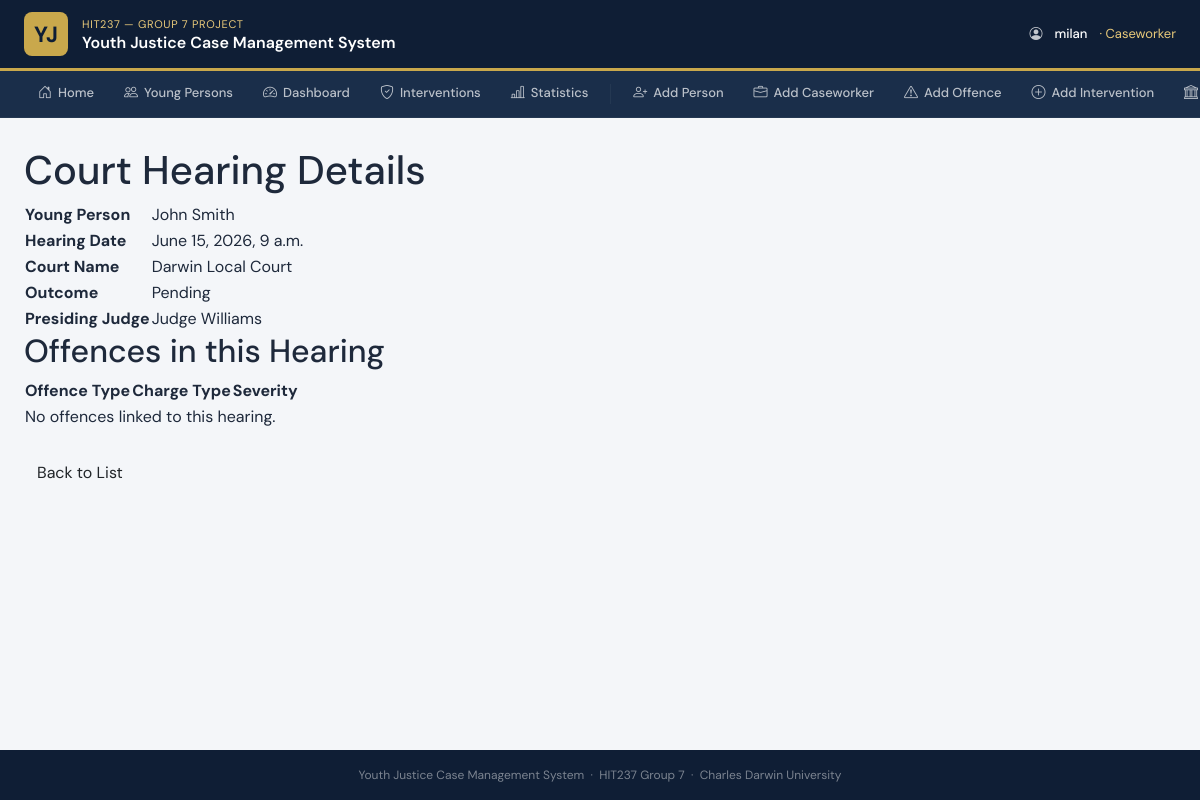
Screenshot of /courthearing/1/ (signed in) with the database file from the repository.
### accounts/models.py (models this page shows, shortened)
class CustomUser(AbstractUser):
    ROLE_CHOICES = [
        ('admin', 'Admin'),
        ('caseworker', 'Caseworker'),
    ]
    role = models.CharField(
        max_length=20,
        choices=ROLE_CHOICES,
        default='caseworker'
    )

### justice/models.py (models this page shows, shortened)
class CourtHearing(models.Model):
    young_person = models.ForeignKey(
        YoungPerson, on_delete=models.CASCADE, related_name='hearings')
    hearing_date = models.DateTimeField()
    court_name = models.CharField(max_length=200)
    outcome = models.CharField(max_length=200)
    presiding_judge = models.CharField(max_length=100)
    offences = models.ManyToManyField(
        Offence, through='HearingOffence', blank=True)

class YoungPerson(models.Model):
    RISK_CHOICES = [
        ('low', 'Low'),
        ('medium', 'Medium'),
        ('high', 'High'),
    ]
    first_name = models.CharField(max_length=100)
    last_name = models.CharField(max_length=100)
    date_of_birth = models.DateField()
    gender = models.CharField(max_length=20)
    postcode = models.CharField(max_length=10)
    risk_level = models.CharField(max_length=10, choices=RISK_CHOICES)
    objects = models.Manager()
    high_risk = HighRiskManager()
    caseworkers = models.ManyToManyField(CaseWorker, blank=True)
    class Meta:
            ordering = ['last_name', 'first_name']
    def __str__(self):
        return f"{self.first_name} {self.last_name}"

### justice/views.py (the view)
# urls.py: path('courthearing/<int:pk>/', views.CourtHearingDetailView.as_view(), name='courthearing-detail'),
class CourtHearingDetailView(LoginRequiredMixin, DetailView):
    model = CourtHearing
    template_name = 'justice/courthearing_detail.html'
    context_object_name = 'hearing'

### justice/templates/justice/courthearing_detail.html
{% extends 'justice/base.html' %}
{% block content %}
<h1>Court Hearing Details</h1>
<table>
    <tr><th>Young Person</th><td>{{ hearing.young_person }}</td></tr>
    <tr><th>Hearing Date</th><td>{{ hearing.hearing_date }}</td></tr>
    <tr><th>Court Name</th><td>{{ hearing.court_name }}</td></tr>
    <tr><th>Outcome</th><td>{{ hearing.outcome }}</td></tr>
    <tr><th>Presiding Judge</th><td>{{ hearing.presiding_judge }}</td></tr>
</table>
<h2>Offences in this Hearing</h2>
<table>
    <tr>
        <th>Offence Type</th>
        <th>Charge Type</th>
        <th>Severity</th>
    </tr>
    {% for ho in hearing.hearingoffence_set.all %}
    <tr>
        <td>{{ ho.offence.offence_type }}</td>
        <td>{{ ho.charge_type }}</td>
        <td>{{ ho.offence.severity }}</td>
    </tr>
    {% empty %}
    <tr><td colspan="3">No offences linked to this hearing.</td></tr>
    {% endfor %}
</table>
<br>
<a href="{% url 'justice:youngperson-list' %}" class="btn">Back to List</a>
{% endblock %}

### justice/templates/justice/base.html (shortened to what this page needs)
<!DOCTYPE html>
<html lang="en">
<head>
    <link href="https://cdn.jsdelivr.net/npm/bootstrap@5.3.0/dist/css/bootstrap.min.css" rel="stylesheet">
    <link href="https://cdn.jsdelivr.net/npm/bootstrap-icons@1.11.0/font/bootstrap-icons.css" rel="stylesheet">
</head>
<body>
<div class="gov-banner">
    <div class="gov-banner-inner">
        <a href="{% url 'justice:home' %}" class="gov-logo">
            <div class="gov-logo-badge">YJ</div>
            <div class="gov-logo-text">
                <div class="dept">HIT237 — Group 7 Project</div>
                <div class="system">Youth Justice Case Management System</div>
            </div>
        </a>
        <div class="gov-user-info">
            {% if user.is_authenticated %}
                <i class="bi bi-person-circle"></i>
                <span class="username">{{ user.username }}</span>
                {% if user.role %}<span style="color:var(--gold-light)">· {{ user.get_role_display }}</span>{% endif %}
            {% endif %}
        </div>
    </div>
</div>
<nav class="gov-nav">
    <div class="nav-inner">
        <a href="{% url 'justice:home' %}"><i class="bi bi-house-door"></i> Home</a>
        <a href="{% url 'justice:youngperson-list' %}"><i class="bi bi-people"></i> Young Persons</a>
        <a href="{% url 'justice:dashboard' %}"><i class="bi bi-speedometer2"></i> Dashboard</a>
        <a href="{% url 'justice:intervention-list' %}"><i class="bi bi-shield-check"></i> Interventions</a>
        <a href="{% url 'justice:stats' %}"><i class="bi bi-bar-chart-line"></i> Statistics</a>
        <a href="{% url 'justice:youngperson-create' %}"><i class="bi bi-person-plus"></i> Add Person</a>
        <a href="{% url 'justice:caseworker-create' %}"><i class="bi bi-briefcase"></i> Add Caseworker</a>
        <a href="{% url 'justice:offence-create' %}"><i class="bi bi-exclamation-triangle"></i>
Add Offence</a>
        <a href="{% url 'justice:intervention-create' %}"><i class="bi bi-plus-circle"></i> Add Intervention</a>
        <a href="{% url 'justice:courthearing-create' %}"><i class="bi bi-bank"></i> Add Hearing</a>
    </div>
</nav>
<div class="page-wrapper">
    {% block content %}{% endblock %}
</div>
<div class="gov-footer">
    Youth Justice Case Management System &nbsp;·&nbsp; HIT237 Group 7 &nbsp;·&nbsp; Charles Darwin University
</div>
</body>
</html>

### justice/templates/justice/base.html (style rules this page uses)
:root { --navy: #0f1e35; --navy-mid: #1a2e4a; --navy-light:#243852; --gold: #c9a84c; --gold-light:#e8c97a; --surface: #f4f6f9; --white: #ffffff; --text: #1e293b; --text-muted:#64748b; --border: #e2e8f0; }
* { box-sizing: border-box; }
body { font-family: 'DM Sans', sans-serif; background: var(--surface); color: var(--text); margin: 0; min-height: 100vh; }
.gov-banner { background: var(--navy); border-bottom: 3px solid var(--gold); }
.gov-banner-inner { display: flex; align-items: center; justify-content: space-between; padding: 12px 24px; }
.gov-logo { display: flex; align-items: center; gap: 14px; text-decoration: none; }
.gov-logo-badge { width: 44px; height: 44px; background: var(--gold); border-radius: 8px; display: flex; align-items: center; justify-content: center; font-size: 22px; color: var(--navy); font-weight: 700; flex-shrink: 0; }
.gov-logo-text { color: var(--white); }
.gov-logo-text .dept { font-size: 11px; font-weight: 400; color: var(--gold-light); letter-spacing: 0.06em; text-transform: uppercase; }
.gov-logo-text .system { font-size: 16px; font-weight: 600; line-height: 1.2; }
.gov-user-info { display: flex; align-items: center; gap: 12px; color: rgba(255,255,255,0.75); font-size: 13px; }
.gov-user-info .username { color: var(--white); font-weight: 500; }
.gov-nav { background: var(--navy-mid); border-bottom: 1px solid var(--navy-light); }
.gov-nav .nav-inner { display: flex; align-items: center; padding: 0 24px; overflow-x: auto; gap: 2px; }
.gov-nav a { color: rgba(255,255,255,0.70); text-decoration: none; font-size: 13px; font-weight: 500; padding: 11px 14px; border-bottom: 3px solid transparent; white-space: nowrap; display: flex; align-items: center; gap: 6px; transition: color 0.15s, border-color 0.15s; }
.gov-nav a i { font-size: 14px; }
.page-wrapper { padding: 28px 24px; max-width: 1280px; margin: 0 auto; }
.gov-footer { background: var(--navy); color: rgba(255,255,255,0.45); text-align: center; font-size: 12px; padding: 16px; margin-top: 48px; position: fixed; bottom: 0; width: 100%; }

### rows the page displays
CustomUser: username "milan", role "Caseworker"
CourtHearing: young_person "John Smith", hearing_date "June 15, 2026, 9 a.m.", court_name "Darwin Local Court", outcome "Pending", presiding_judge "Judge Williams"
